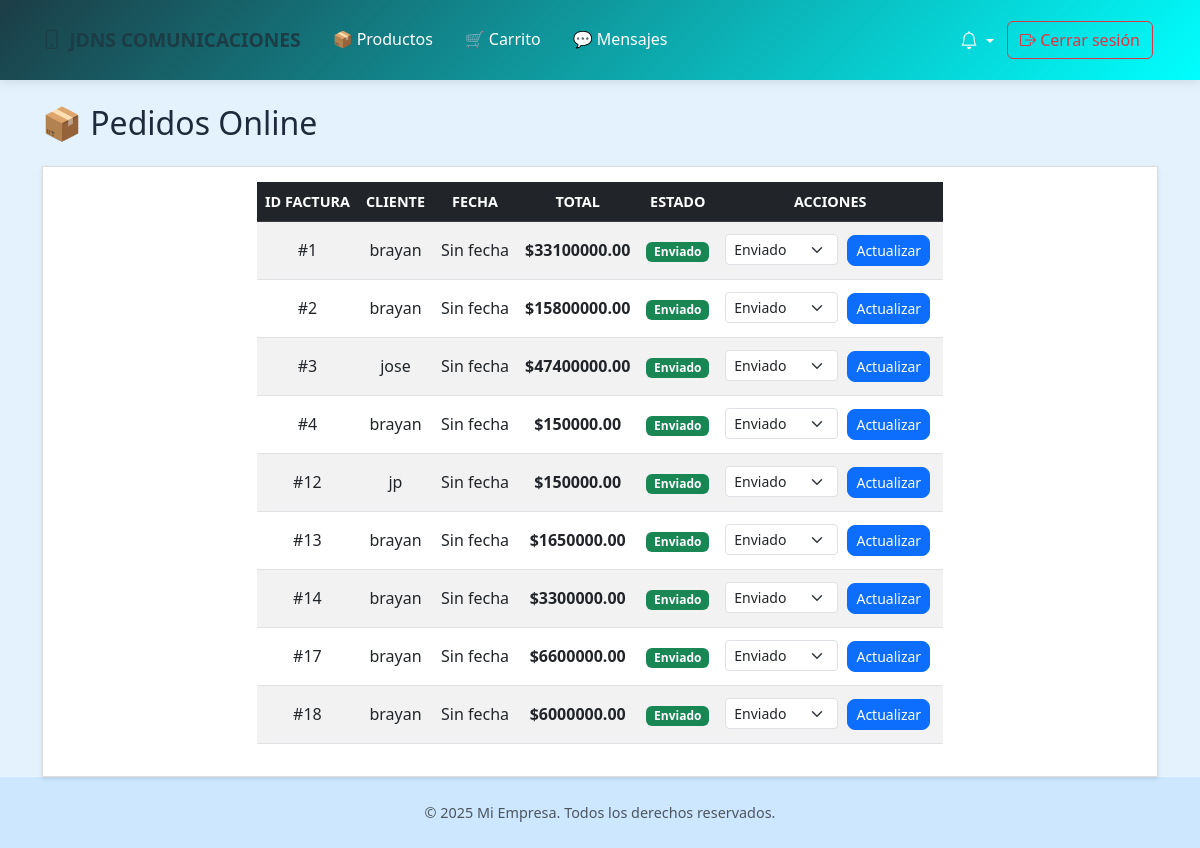
The app's page /admin/pedidos (signed in), older data.
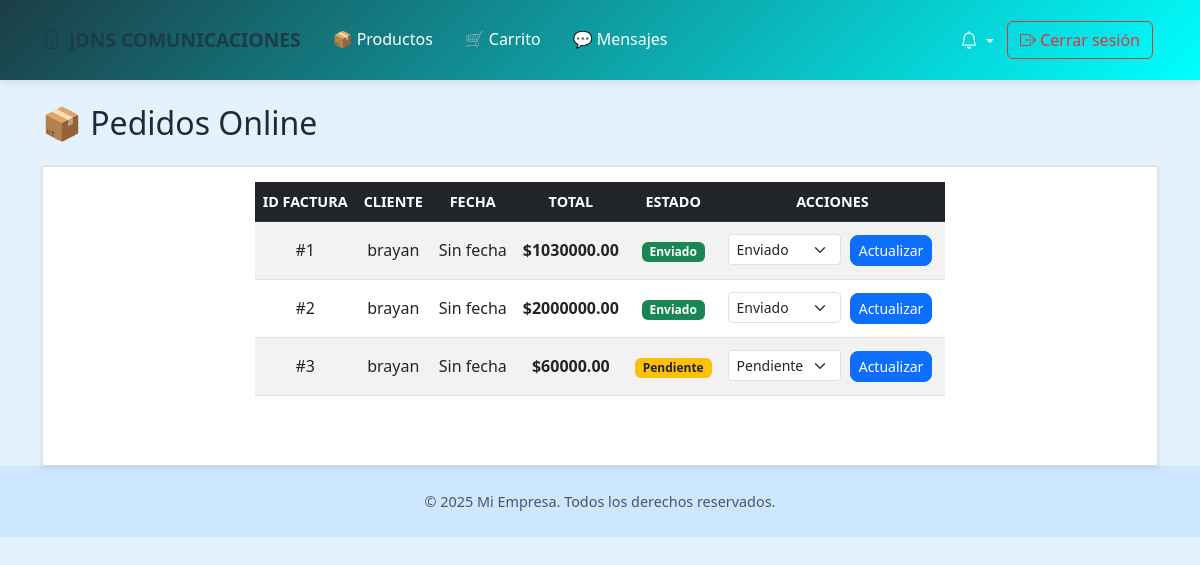
The same page, newer data.
### app/models/users.py (models this page shows, shortened)
class VentaFactura(db.Model):
    __tablename__ = 'ventas_factura'
    idventas_factura = db.Column(db.Integer, primary_key=True)
    usuario_idusuario = db.Column(db.Integer, db.ForeignKey('usuario.idusuario'), nullable=False)
    fecha_venta = db.Column(db.DateTime, nullable=False, default=datetime.utcnow)
    tipo_venta = db.Column(db.Enum('fisica', 'online', name='tipo_venta_enum'))
    estado_envio = db.Column(db.Enum('pendiente', 'pagado', 'anulado', name='estado_envio_enum'), default='pendiente')
    total = db.Column(db.Numeric(10, 2), nullable=False)
    usuario = db.relationship('Users', backref='ventas_facturas')

class Users(db.Model, UserMixin):
    __tablename__ = 'usuario'
    idusuario = db.Column(db.Integer, primary_key=True)
    nombre = db.Column(db.String(100))
    telefono = db.Column(db.String(45))
    correo = db.Column(db.String(100), unique=True)
    direccion = db.Column(db.String(100))
    password = db.Column(db.String(255))
    rol = db.Column(db.Enum('cliente', 'tecnico', 'admin'))
    @property
    def is_authenticated(self):
        return True

### app/routes/pago.py (the view)
@pago.route('/admin/pedidos')
@login_required
def listar_pedidos():
    from app.models.users import VentaFactura
    pedidos = VentaFactura.query.filter_by(tipo_venta="online").all()
    return render_template("admin_compras_onlin.html", pedidos=pedidos)

### app/templates/admin_compras_onlin.html (shortened to what this page needs)
{% extends "plantilla.html" %}
{% block content %}
<div class="container mt-4">
    <h2 class="mb-4">📦 Pedidos Online</h2>
    <div class="card">
        <div class="card-body">
            {% if pedidos %}
            <table class="table table-striped table-hover align-middle">
                <thead class="table-dark">
                    <tr>
                        <th>ID Factura</th>
                        <th>Cliente</th>
                        <th>Fecha</th>
                        <th>Total</th>
                        <th>Estado</th>
                        <th>Acciones</th>
                    </tr>
                </thead>
                <tbody>
                    {% for p in pedidos %}
                    <tr>
                        <td>#{{ p.idventas_factura }}</td>
                        <td>{{ p.usuario.nombre }}</td>
                        <td>{{ p.fecha|default("Sin fecha") }}</td>
                        <td><strong>${{ "%.2f"|format(p.total) }}</strong></td>
                        <td>
                            {% if p.estado_envio == "pendiente" %}
                                <span class="badge bg-warning text-dark">Pendiente</span>
                            {% elif p.estado_envio == "pagado" %}
                                <span class="badge bg-success">Enviado</span>
                            {% elif p.estado_envio == "anulado" %}
                                <span class="badge bg-danger">Anulado</span>
                            {% endif %}
                        </td>
                        <td>
                            <form method="POST" action="{{ url_for('pago.cambiar_estado_pedido', id_factura=p.idventas_factura) }}">
                                <select name="estado" class="form-select form-select-sm d-inline w-auto">
                                    <option value="pendiente" {% if p.estado_envio=="pendiente" %}selected{% endif %}>Pendiente</option>
                                    <option value="pagado" {% if p.estado_envio=="pagado" %}selected{% endif %}>Enviado</option>
                                </select>
                                <button type="submit" class="btn btn-sm btn-primary">Actualizar</button>
                            </form>
                        </td>
                    </tr>
                    {% endfor %}
                </tbody>
            </table>
            {% else %}
                <p class="text-muted">No hay pedidos online registrados.</p>
            {% endif %}
        </div>
    </div>
</div>
{% endblock %}

Row changes from the older to the newer data that the page shows:
removed VentaFactura: idventas_factura "4", usuario.nombre "brayan", fecha "Sin fecha", total "150000.00", shows "Enviado", estado "Enviado"
removed VentaFactura: idventas_factura "12", usuario.nombre "jp", fecha "Sin fecha", total "150000.00", shows "Enviado", estado "Enviado"
removed VentaFactura: idventas_factura "13", usuario.nombre "brayan", fecha "Sin fecha", total "1650000.00", shows "Enviado", estado "Enviado"
removed VentaFactura: idventas_factura "14", usuario.nombre "brayan", fecha "Sin fecha", total "3300000.00", shows "Enviado", estado "Enviado"
removed VentaFactura: idventas_factura "17", usuario.nombre "brayan", fecha "Sin fecha", total "6600000.00", shows "Enviado", estado "Enviado"
removed VentaFactura: idventas_factura "18", usuario.nombre "brayan", fecha "Sin fecha", total "6000000.00", shows "Enviado", estado "Enviado"
changed VentaFactura id 1: total "33100000.00" → "1030000.00"
changed VentaFactura id 2: total "15800000.00" → "2000000.00"
changed VentaFactura id 3: usuario.nombre "jose" → "brayan"; total "47400000.00" → "60000.00"; estado "Enviado" → "Pendiente"; estado_envio "Enviado" → "Pendiente"
